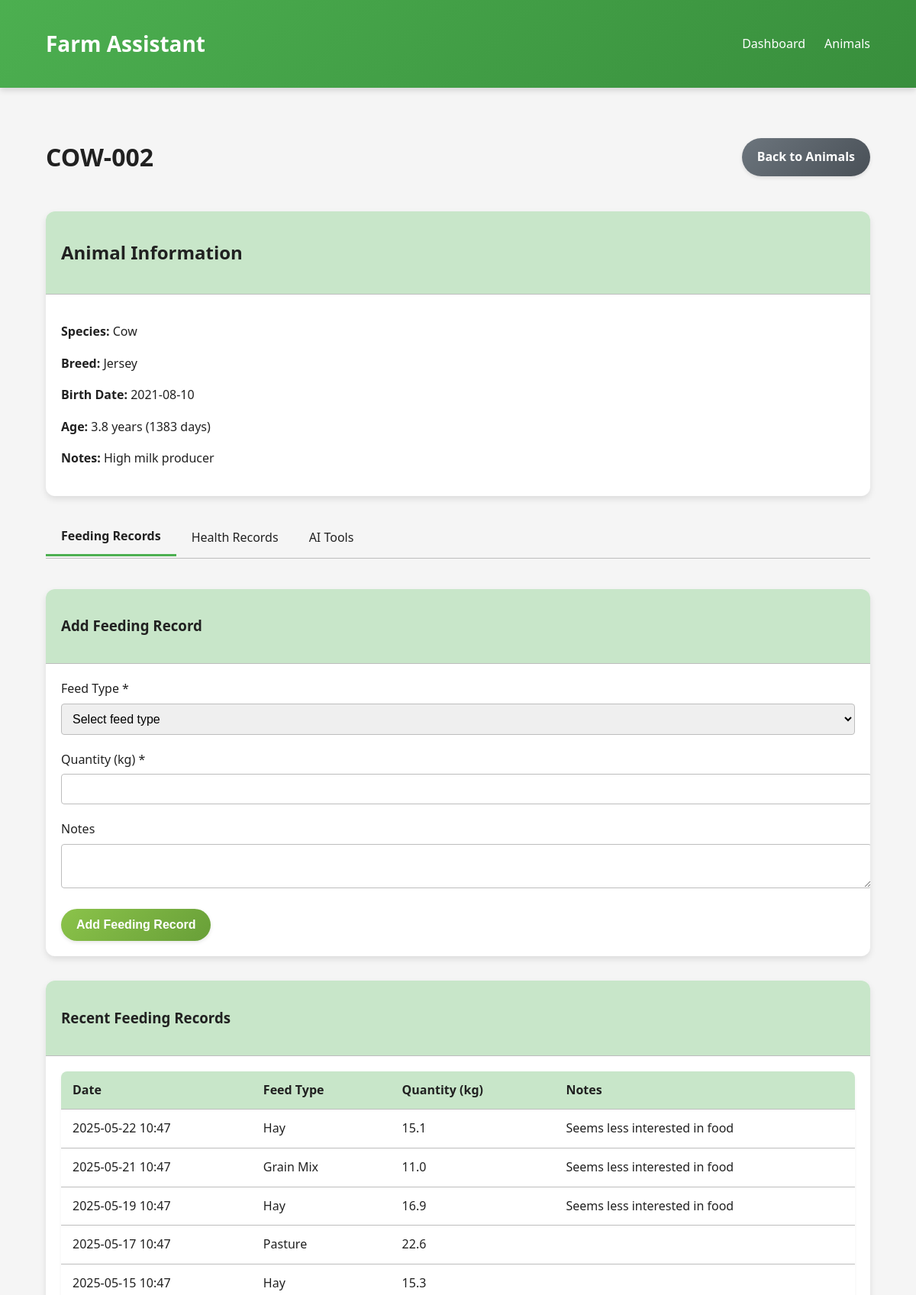
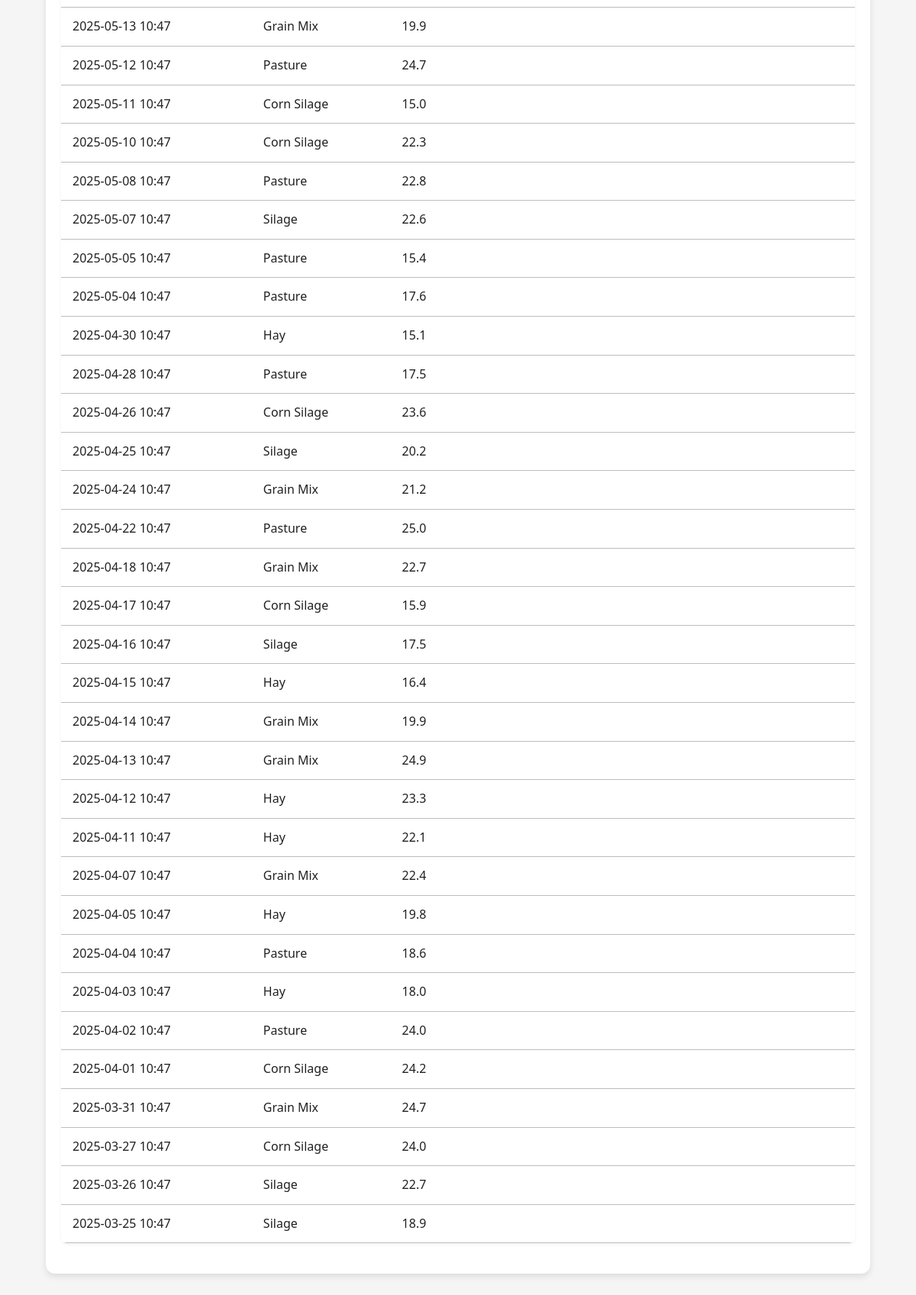
Page /animals/COW-002 on the committed database (2 pictures, top to bottom).
### models/models.py (models this page shows, shortened)
class Animal(db.Model):
    id = db.Column(db.Integer, primary_key=True)
    animal_tag_id = db.Column(db.String(20), unique=True, nullable=False)
    species = db.Column(db.String(50), nullable=False)
    breed = db.Column(db.String(50))
    birth_date = db.Column(db.Date, nullable=False)
    notes = db.Column(db.Text)
    feeding_logs = db.relationship('FeedingLog', backref='animal', lazy=True, cascade="all, delete-orphan")
    health_records = db.relationship('HealthRecord', backref='animal', lazy=True, cascade="all, delete-orphan")
    alerts = db.relationship('Alert', backref='animal', lazy=True, cascade="all, delete-orphan")

class FeedingLog(db.Model):
    id = db.Column(db.Integer, primary_key=True)
    animal_id = db.Column(db.Integer, db.ForeignKey('animal.id'), nullable=False)
    timestamp = db.Column(db.DateTime, default=datetime.utcnow, nullable=False)
    feed_type = db.Column(db.String(50), nullable=False)
    quantity_kg = db.Column(db.Float, nullable=False)
    notes = db.Column(db.Text)

### app.py (the view)
@app.route('/animals/<animal_tag_id>')
def animal_detail(animal_tag_id):
    animal = Animal.query.filter_by(animal_tag_id=animal_tag_id).first_or_404()
    feeding_logs = FeedingLog.query.filter_by(animal_id=animal.id).order_by(FeedingLog.timestamp.desc()).all()
    health_records = HealthRecord.query.filter_by(animal_id=animal.id).order_by(HealthRecord.timestamp.desc()).all()
    today = datetime.utcnow().date()
    return render_template('animal_detail.html',
                           animal=animal,
                           feeding_logs=feeding_logs,
                           health_records=health_records,
                           today=today)

### templates/animal_detail.html (shortened to what this page needs)
{% extends 'base.html' %}
{% block content %}
    <div class="d-flex justify-content-between align-items-center mb-3">
        <h1>{{ animal.animal_tag_id }}</h1>
        <a href="{{ url_for('animals_list') }}" class="btn btn-secondary">Back to Animals</a>
    </div>
    <div class="card mb-4">
        <div class="card-header">
            <h2 class="mb-0">Animal Information</h2>
        </div>
        <div class="card-body">
            <div class="row">
                <div class="col-md-6">
                    <p><strong>Species:</strong> {{ animal.species }}</p>
                    <p><strong>Breed:</strong> {{ animal.breed or 'Not specified' }}</p>
                    <p><strong>Birth Date:</strong> {{ animal.birth_date.strftime('%Y-%m-%d') }}</p>
                </div>
                <div class="col-md-6">
                    <p><strong>Age:</strong>
                        {% set age_days = (today - animal.birth_date).days %}
                        {% set age_years = age_days / 365 %}
                        {{ '%.1f'|format(age_years) }} years ({{ age_days }} days)
                    </p>
                    <p><strong>Notes:</strong> {{ animal.notes or 'No notes' }}</p>
                </div>
            </div>
        </div>
    </div>
    <div class="tabs">
        <div class="tab-item active" data-tab="feeding-tab">Feeding Records</div>
        <div class="tab-item" data-tab="health-tab">Health Records</div>
        <div class="tab-item" data-tab="ai-tools-tab">AI Tools</div>
    </div>
    <div id="feeding-tab" class="tab-content">
        <div class="card mb-4">
            <div class="card-header">
                <h3 class="mb-0">Add Feeding Record</h3>
            </div>
            <div class="card-body">
                <form id="feeding-form" method="post" action="{{ url_for('add_feeding', animal_tag_id=animal.animal_tag_id) }}">
                    <div class="row">
                        <div class="col-md-6">
                            <div class="form-group">
                                <label for="feed_type" class="form-label">Feed Type *</label>
                                <select id="feed_type" name="feed_type" class="form-control" required>
                                    <option value="">Select feed type</option>
                                </select>
                            </div>
                        </div>
                        <div class="col-md-6">
                            <div class="form-group">
                                <label for="quantity_kg" class="form-label">Quantity (kg) *</label>
                                <input type="number" id="quantity_kg" name="quantity_kg" class="form-control"
                                       step="0.1" min="0.1" required>
                            </div>
                        </div>
                    </div>
                    <div class="form-group">
                        <label for="notes" class="form-label">Notes</label>
                        <textarea id="notes" name="notes" class="form-control" rows="2"></textarea>
                    </div>
                    <button type="submit" class="btn btn-success">Add Feeding Record</button>
                </form>
            </div>
        </div>
        <div class="card">
            <div class="card-header">
                <h3 class="mb-0">Recent Feeding Records</h3>
            </div>
            <div class="card-body">
                {% if feeding_logs %}
                    <div class="table-responsive">
                        <table class="table">
                            <thead>
                                <tr>
                                    <th>Date</th>
                                    <th>Feed Type</th>
                                    <th>Quantity (kg)</th>
                                    <th>Notes</th>
                                </tr>
                            </thead>
                            <tbody>
                                {% for log in feeding_logs %}
                                    <tr>
                                        <td>{{ log.timestamp.strftime('%Y-%m-%d %H:%M') }}</td>
                                        <td>{{ log.feed_type }}</td>
                                        <td>{{ log.quantity_kg }}</td>
                                        <td>{{ log.notes or '' }}</td>
                                    </tr>
                                {% endfor %}
                            </tbody>
                        </table>
                    </div>
                {% else %}
                    <p class="text-center">No feeding records have been added yet.</p>
                {% endif %}
            </div>
        </div>
    </div>
{% endblock %}

### rows in the picture
Animal: animal_tag_id "COW-002", species "Cow", breed "Jersey", birth_date "2021-08-10", notes "High milk producer"
FeedingLog: timestamp "2025-05-22 10:47", feed_type "Hay", quantity_kg "15.1", notes "Seems less interested in food"
FeedingLog: timestamp "2025-05-21 10:47", feed_type "Grain Mix", quantity_kg "11.0", notes "Seems less interested in food"
FeedingLog: timestamp "2025-05-19 10:47", feed_type "Hay", quantity_kg "16.9", notes "Seems less interested in food"
FeedingLog: timestamp "2025-05-17 10:47", feed_type "Pasture", quantity_kg "22.6"
FeedingLog: timestamp "2025-05-15 10:47", feed_type "Hay", quantity_kg "15.3"
FeedingLog: timestamp "2025-05-13 10:47", feed_type "Grain Mix", quantity_kg "19.9"
FeedingLog: timestamp "2025-05-12 10:47", feed_type "Pasture", quantity_kg "24.7"
FeedingLog: timestamp "2025-05-11 10:47", feed_type "Corn Silage", quantity_kg "15.0"
FeedingLog: timestamp "2025-05-10 10:47", feed_type "Corn Silage", quantity_kg "22.3"
FeedingLog: timestamp "2025-05-08 10:47", feed_type "Pasture", quantity_kg "22.8"
FeedingLog: timestamp "2025-05-07 10:47", feed_type "Silage", quantity_kg "22.6"
FeedingLog: timestamp "2025-05-05 10:47", feed_type "Pasture", quantity_kg "15.4"
FeedingLog: timestamp "2025-05-04 10:47", feed_type "Pasture", quantity_kg "17.6"
FeedingLog: timestamp "2025-04-30 10:47", feed_type "Hay", quantity_kg "15.1"
FeedingLog: timestamp "2025-04-28 10:47", feed_type "Pasture", quantity_kg "17.5"
FeedingLog: timestamp "2025-04-26 10:47", feed_type "Corn Silage", quantity_kg "23.6"
FeedingLog: timestamp "2025-04-25 10:47", feed_type "Silage", quantity_kg "20.2"
FeedingLog: timestamp "2025-04-24 10:47", feed_type "Grain Mix", quantity_kg "21.2"
FeedingLog: timestamp "2025-04-22 10:47", feed_type "Pasture", quantity_kg "25.0"
FeedingLog: timestamp "2025-04-18 10:47", feed_type "Grain Mix", quantity_kg "22.7"
FeedingLog: timestamp "2025-04-17 10:47", feed_type "Corn Silage", quantity_kg "15.9"
FeedingLog: timestamp "2025-04-16 10:47", feed_type "Silage", quantity_kg "17.5"
FeedingLog: timestamp "2025-04-15 10:47", feed_type "Hay", quantity_kg "16.4"
FeedingLog: timestamp "2025-04-14 10:47", feed_type "Grain Mix", quantity_kg "19.9"
FeedingLog: timestamp "2025-04-13 10:47", feed_type "Grain Mix", quantity_kg "24.9"
FeedingLog: timestamp "2025-04-12 10:47", feed_type "Hay", quantity_kg "23.3"
FeedingLog: timestamp "2025-04-11 10:47", feed_type "Hay", quantity_kg "22.1"
FeedingLog: timestamp "2025-04-07 10:47", feed_type "Grain Mix", quantity_kg "22.4"
FeedingLog: timestamp "2025-04-05 10:47", feed_type "Hay", quantity_kg "19.8"
FeedingLog: timestamp "2025-04-04 10:47", feed_type "Pasture", quantity_kg "18.6"
FeedingLog: timestamp "2025-04-03 10:47", feed_type "Hay", quantity_kg "18.0"
FeedingLog: timestamp "2025-04-02 10:47", feed_type "Pasture", quantity_kg "24.0"
FeedingLog: timestamp "2025-04-01 10:47", feed_type "Corn Silage", quantity_kg "24.2"
FeedingLog: timestamp "2025-03-31 10:47", feed_type "Grain Mix", quantity_kg "24.7"
FeedingLog: timestamp "2025-03-27 10:47", feed_type "Corn Silage", quantity_kg "24.0"
FeedingLog: timestamp "2025-03-26 10:47", feed_type "Silage", quantity_kg "22.7"
FeedingLog: timestamp "2025-03-25 10:47", feed_type "Silage", quantity_kg "18.9"

### other values in the picture
{{ '%.1f'|format(age_years) }} "3.8"
